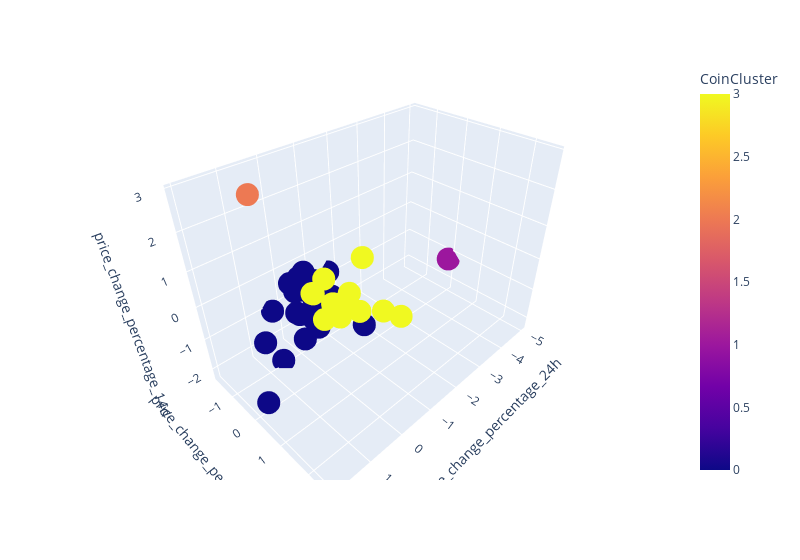

Source (notebook cell):
### Code cell
# 3D Plot

df_market_scaled_3d = df_market_data_scaled_predictions.copy()

df_market_scaled_3d["coin_id"] = df_market_data.index



fig_kmeans = px.scatter_3d(
    df_market_scaled_3d,
    hover_name="coin_id",
    hover_data=["CoinCluster"],
    x="price_change_percentage_24h",
    y="price_change_percentage_7d",
    z="price_change_percentage_14d",
    color="CoinCluster",
    width=800,
)

# fig.update_layout(legend)
fig_kmeans.show()

### Figure 1 — Plotly figure (JSON) as saved in the notebook; plotly's stock layout.template omitted (floating-point values rounded to 4 significant figures)
{"data": [{"customdata": [[3], [3], [0], [0], [3], [3], [3], [3], [3], [0], [0], [0], [0], [3], [0], [3], [0], [0], [3], [0], [0], [3], [0], [0], [0], [0], [0], [0], [3], [0], [0], [0], [1], [3], [0], [0], [2], [0], [0], [0], [0]], "hovertemplate": "<b>%{hovertext}</b><br><br>price_change_percentage_24h=%{x}<br>price_change_percentage_7d=%{y}<br>price_change_percentage_14d=%{z}<br>CoinCluster=%{marker.color}<extra></extra>", "hovertext": ["bitcoin", "ethereum", "tether", "ripple", "bitcoin-cash", "binancecoin", "chainlink", "cardano", "litecoin", "bitcoin-cash-sv", "crypto-com-chain", "usd-coin", "eos", "monero", "tron", "tezos", "okb", "stellar", "cosmos", "cdai", "neo", "wrapped-bitcoin", "leo-token", "huobi-token", "nem", "binance-usd", "iota", "vechain", "zcash", "theta-token", "dash", "ethereum-classic", "ethlend", "maker", "havven", "omisego", "celsius-degree-token", "ontology", "ftx-token", "true-usd", "digibyte"], "legendgroup": "", "marker": {"color": [3, 3, 0, 0, 3, 3, 3, 3, 3, 0, 0, 0, 0, 3, 0, 3, 0, 0, 3, 0, 0, 3, 0, 0, 0, 0, 0, 0, 3, 0, 0, 0, 1, 3, 0, 0, 2, 0, 0, 0, 0], "coloraxis": "coloraxis", "symbol": "circle"}, "mode": "markers", "name": "", "scene": "scene", "showlegend": false, "type": "scatter3d", "x": [0.5085, 0.1854, 0.02177, -0.04076, 1.193, 0.8919, 0.0114, 0.1025, 0.0775, 0.449, 0.3313, 0.03435, 0.1557, 0.2627, 0.13, -0.1516, -0.9232, -0.2775, -0.256, 0.1809, 0.2865, 0.5155, 0.05176, -0.05203, -0.218, 0.06134, 0.2591, 0.5851, -0.1275, -1.612, -0.2969, -0.07131, -4.981, -0.1252, -1.429, 1.92, 1.046, -0.409, 0.4147, 0.07804, 1.217], "y": [0.4932, 0.9344, -0.7063, -0.8109, 2.001, 1.327, 2.572, 1.508, 0.3343, -0.1907, -1.615, -0.733, -0.9225, 1.793, -0.04102, 0.7082, -1.437, -0.3852, 1.84, -0.7049, -0.3263, 0.4618, -0.9284, -0.4572, -0.8494, -0.7067, 0.2495, -0.9942, 0.9291, -1.682, 0.09476, -0.2295, -0.04518, 0.5807, -0.02551, 0.3704, -0.6183, -0.907, 0.414, -0.6877, -0.6077], "z": [0.7722, 0.5587, -0.02168, 0.2495, 1.761, 0.8002, 1.102, 0.6489, 0.8585, -0.248, -1.055, -0.02314, 0.115, 2.203, 0.1472, 0.258, -0.63, -0.1532, 0.6436, -0.001816, -1.213, 0.77, -0.8719, 0.03252, 0.2976, -0.01532, -0.479, -2.217, 0.6775, -0.8169, 0.04004, -0.1755, -1.207, -0.2024, -1.629, -1.62, 2.907, -1.299, -0.04739, -0.009191, -0.9071]}], "layout": {"coloraxis": {"colorbar": {"title": {"text": "CoinCluster"}}, "colorscale": [[0, "#0d0887"], [0.1111, "#46039f"], [0.2222, "#7201a8"], [0.3333, "#9c179e"], [0.4444, "#bd3786"], [0.5556, "#d8576b"], [0.6667, "#ed7953"], [0.7778, "#fb9f3a"], [0.8889, "#fdca26"], [1, "#f0f921"]]}, "legend": {"tracegroupgap": 0}, "margin": {"t": 60}, "scene": {"domain": {"x": [0, 1], "y": [0, 1]}, "xaxis": {"title": {"text": "price_change_percentage_24h"}}, "yaxis": {"title": {"text": "price_change_percentage_7d"}}, "zaxis": {"title": {"text": "price_change_percentage_14d"}}}, "width": 800}}
